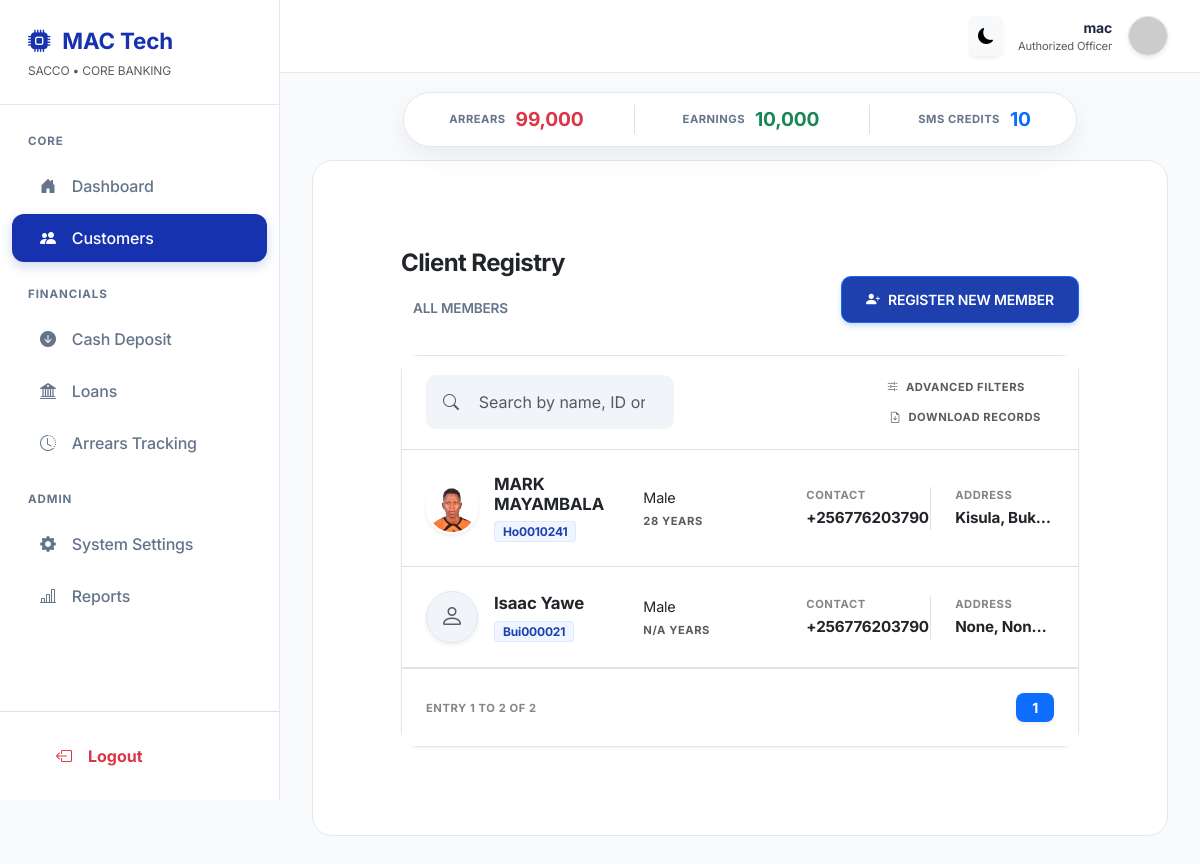
The app's page /members/customers/ (signed in) with its own data.
### members/models.py (models this page shows, shortened)
class Member(models.Model):
    GENDER_CHOICES = [
        ('Male', 'Male'),
        ('Female', 'Female'),
        ('Other', 'Other'),
    ]
    gender = models.CharField(
        max_length=10,
        choices=GENDER_CHOICES,
        default='Male'
    )
    member_number = models.CharField(max_length=20, unique=True)
    first_name = models.CharField(max_length=50)
    last_name = models.CharField(max_length=50)
    phone_number = models.CharField(max_length=15)
    email = models.EmailField(blank=True, null=True)
    dob = models.DateField(blank=True, null=True, verbose_name="Date of Birth")
    nin = models.CharField(
        max_length=20,
        blank=True,
        null=True,
        unique=True,
        verbose_name="National ID Number (NIN)"
    )
    card_number = models.CharField(
        max_length=30,
        blank=True,
        null=True,
        verbose_name="Membership Card Number"
    )
    alternative_phone = models.CharField(
        max_length=15,
        blank=True,
        null=True,
        verbose_name="Alternative Phone Number"
    )
    physical_address = models.TextField(
        blank=True,
        null=True,
        verbose_name="Physical Address / Residence"
    )
    village = models.CharField(max_length=100, blank=True, null=True)
    parish = models.CharField(max_length=100, blank=True, null=True)
    district = models.CharField(max_length=100, blank=True, null=True)
    photo = models.ImageField(upload_to='members/photos/', blank=True, null=True)
    id_front = models.ImageField(upload_to='members/ids/', blank=True, null=True)
    signature = models.ImageField(upload_to='members/signatures/', blank=True, null=True)
    date_joined = models.DateField(auto_now_add=True)
    class Meta:
        ordering = ['member_number']

### members/views.py (the view)
# urls.py: path('customers/', views.customer_list, name='customer_list'),
def customer_list(request):
    all_members = Member.objects.all().order_by('last_name')
    today = date.today()
    has_gender_field = 'gender' in [f.name for f in Member._meta.get_fields()]
    if has_gender_field:
        male_count = all_members.filter(gender='Male').count()
        female_count = all_members.filter(gender='Female').count()
    else:
        male_count = 0
        female_count = 0
    items_per_page = 5
    paginator = Paginator(all_members, items_per_page)
    page_number = request.GET.get('page')
    try:
        members_page = paginator.page(page_number)
    except PageNotAnInteger:
        members_page = paginator.page(1)
    except EmptyPage:
        members_page = paginator.page(paginator.num_pages)
    for member in members_page:
        if hasattr(member, 'dob') and member.dob:
            member.age = today.year - member.dob.year - (
                (today.month, today.day) < (member.dob.month, member.dob.day)
            )
        else:
            member.age = "N/A"
    context = {
        'members': members_page, # This is now a Page object
        'male_count': male_count,
        'female_count': female_count,
        'total_count': all_members.count(),
    }
    return render(request, 'members/customer_list.html', context)

### templates/members/customer_list.html (shortened to what this page needs)
{% extends 'base.html' %}
{% load humanize %}
{% block content %}
<div class="container-fluid py-5 px-lg-5">
    <div class="d-flex justify-content-between align-items-end mb-4">
        <div>
            <h4 class="fw-bold text-dark mb-1">Client Registry</h4>
            <ul class="nav nav-tabs border-0 custom-main-tabs">
                <li class="nav-item">
                     <a class="nav-link text-uppercase" href="#">All Members</a>
                </li>
            </ul>
        </div>
        <div class="pb-2">
            <a href="{% url 'register_member' %}" class="btn btn-primary d-flex align-items-center gap-2">
                <i class="bi bi-person-plus-fill"></i> REGISTER NEW MEMBER
            </a>
        </div>
    </div>
    <div class="card ms-registry-card">
        <div class="card-header bg-white border-bottom py-3 px-4">
            <div class="row align-items-center">
                <div class="col-md-5">
                    <div class="d-flex align-items-center search-container px-3 py-2">
                        <i class="bi bi-search text-muted me-2"></i>
                        <input type="text" id="memberSearch" class="form-control border-0 bg-transparent shadow-none" placeholder="Search by name, ID or phone...">
                    </div>
                </div>
                <div class="col-md-7 text-end d-none d-md-block">
                    <button class="btn btn-link text-muted text-decoration-none extra-small uppercase-tracking me-3">
                        <i class="bi bi-sliders2 me-1"></i> ADVANCED FILTERS
                    </button>
                    <button class="btn btn-link text-muted text-decoration-none extra-small uppercase-tracking">
                        <i class="bi bi-file-earmark-arrow-down me-1"></i> DOWNLOAD RECORDS
                    </button>
                </div>
            </div>
        </div>
        <div class="card-body p-0">
            <div class="list-group list-group-flush" id="memberList">
                {% for member in members %}
                <div class="list-group-item px-4 py-4 member-row border-bottom">
                    <div class="row align-items-center">
                        <div class="col-md-4">
                            <div class="d-flex align-items-center">
                                {% if member.photo %}
                                    <img src="{{ member.photo.url }}" class="rounded-circle me-3 border border-2 border-white shadow-sm" style="width: 52px; height: 52px; object-fit: cover;">
                                {% else %}
                                    <div class="rounded-circle avatar-placeholder d-flex align-items-center justify-content-center me-3 shadow-sm" style="width: 52px; height: 52px;">
                                        <i class="bi bi-person text-muted fs-4"></i>
                                    </div>
                                {% endif %}
                                <div>
                                    <a href="{% url 'member_profile' member.id %}" class="text-decoration-none">
                                        <h6 class="fw-bold mb-0 text-dark" style="font-size: 1.05rem;">{{ member.first_name }} {{ member.last_name }}</h6>
                                    </a>
                                    <div class="mt-1">
                                        <span class="id-badge fw-bold">{{ member.member_number }}</span>
                                    </div>
                                </div>
                            </div>
                        </div>
                        <div class="col-md-3">
                            <div class="d-flex flex-column">
                                <span class="text-dark fw-600 mb-1" style="font-size: 0.9rem;">{{ member.gender|default:"Male" }}</span>
                                <span class="text-muted extra-small uppercase-tracking">{{ member.age }} Years</span>
                            </div>
                        </div>
                        <div class="col-md-5">
                            <div class="row g-0">
                                <div class="col-6">
                                    <div class="extra-small text-muted mb-1 uppercase-tracking opacity-75">Contact</div>
                                    <div class="fw-bold text-dark" style="font-size: 0.95rem;">{{ member.phone_number }}</div>
                                </div>
                                <div class="col-6 border-start ps-4">
                                    <div class="extra-small text-muted mb-1 uppercase-tracking opacity-75">Address</div>
                                    <div class="fw-bold text-dark" style="font-size: 0.95rem; white-space: nowrap; overflow: hidden; text-overflow: ellipsis;">
                                        {{ member.village }}, {{ member.parish}}, {{ member.district}}
                                    </div>
                                </div>
                            </div>
                        </div>
                    </div>
                </div>
                {% empty %}
                <div class="text-center py-5">
                    <i class="bi bi-person-exclamation fs-1 text-muted opacity-25"></i>
                    <p class="text-muted mt-3 fw-medium">No registered members found.</p>
                </div>
                {% endfor %}
            </div>
        </div>
        <div class="card-footer bg-white py-4 px-4 border-top">
            <div class="d-flex justify-content-between align-items-center">
                <div class="text-muted uppercase-tracking extra-small opacity-75">
                    Entry {{ members.start_index }} to {{ members.end_index }} of {{ total_count }}
                </div>
                <nav>
                    <ul class="pagination pagination-sm mb-0 gap-2">
                        {% for i in members.paginator.page_range %}
                            {% if members.number == i %}
                                <li class="page-item active">
                                    <span class="page-link border-0 rounded-3 bg-primary fw-bold text-white px-3 shadow-sm">{{ i }}</span>
                                </li>
                            {% elif i > members.number|add:'-3' and i < members.number|add:'3' %}
                                <li class="page-item">
                                    <a class="page-link border-0 rounded-3 text-muted bg-transparent px-3" href="?page={{ i }}">{{ i }}</a>
                                </li>
                            {% endif %}
                        {% endfor %}
                    </ul>
                </nav>
            </div>
        </div>
    </div>
</div>
{% endblock %}

### templates/base.html (shortened to what this page needs)
{% load static %}
{% load humanize %}
<!DOCTYPE html>
<html lang="en" data-theme="light">
<head>
    <link href="https://cdn.jsdelivr.net/npm/bootstrap@5.3.3/dist/css/bootstrap.min.css" rel="stylesheet">
    <link rel="stylesheet" href="https://cdn.jsdelivr.net/npm/bootstrap-icons@1.11.3/font/bootstrap-icons.min.css">
</head>
<body>
    <aside id="sidebar">
        <div class="sidebar-header">
            <div class="logo">
                <i class="bi bi-cpu-fill"></i>
                <span>MAC Tech</span>
            </div>
            <small class="text-muted d-block mt-1" style="font-size: 0.75rem;">SACCO • CORE BANKING</small>
        </div>
        <div class="flex-grow-1 overflow-auto py-2">
            <div class="nav-section">Core</div>
            <a href="{% url 'dashboard' %}" class="nav-link {% if request.resolver_match.url_name == 'dashboard' %}active{% endif %}">
                <i class="bi bi-house-door-fill"></i> Dashboard
            </a>
            <a href="{% url 'customer_list' %}" class="nav-link {% if 'member' in request.path or 'customer' in request.path %}active{% endif %}">
                <i class="bi bi-people-fill"></i> Customers
            </a>
            <div class="nav-section">Financials</div>
            <a href="#" class="nav-link">
                <i class="bi bi-arrow-down-circle-fill"></i> Cash Deposit
            </a>
            <a href="{% url 'loan_list' %}" class="nav-link {% if 'loan' in request.path %}active{% endif %}">
                <i class="bi bi-bank2"></i> Loans
            </a>
            <a href="{% url 'arrears_report' %}" class="nav-link">
                <i class="bi bi-clock-history"></i> Arrears Tracking
            </a>
            <div class="nav-section">Admin</div>
            <a href="{% url 'admin:index' %}" class="nav-link">
                <i class="bi bi-gear-fill"></i> System Settings
            </a>
            <a href="{% url 'reports_dashboard' %}" class="nav-link">
                <i class="bi bi-bar-chart-line"></i> Reports
            </a>
        </div>
        <div class="mt-auto p-3 border-top">
            <form method="post" action="{% url 'account_logout' %}">
                <button type="submit" class="nav-link text-danger border-0 bg-transparent w-100 fw-bold">
                    <i class="bi bi-box-arrow-left"></i> Logout
                </button>
            </form>
        </div>
    </aside>
    <div id="main">
        <nav class="top-navbar d-flex justify-content-between align-items-center">
            <div class="ms-auto d-flex align-items-center gap-3">
                <button id="theme-toggle" class="btn btn-light border-0 shadow-sm p-2">
                    <i class="bi bi-moon-fill"></i>
                </button>
                <div class="text-end d-none d-md-block">
                    <div class="fw-bold small">{{ request.user.username }}</div>
                    <div class="text-muted" style="font-size: 0.7rem;">Authorized Officer</div>
                </div>
                <img src="https://ui-avatars.com/api/?name={{ request.user.username }}&background=1632af&color=fff" width="40" class="rounded-circle shadow-sm border">
            </div>
        </nav>
        <div class="stat-command-bar">
            <div class="glass-stats">
                <div class="stat-item">
                    <div class="stat-label">Arrears</div>
                    <div class="stat-val text-danger">{{ total_arrears|default:"0"|intcomma }}</div>
                </div>
                <div class="stat-item border-start ps-5">
                    <div class="stat-label">Earnings</div>
                    <div class="stat-val text-success">{{ total_profit|default:"0"|intcomma }}</div>
                </div>
                <div class="stat-item border-start ps-5">
                    <div class="stat-label">SMS Credits</div>
                    <div class="stat-val text-primary">{{ sms_credits|default:"1,240" }}</div>
                </div>
            </div>
        </div>
        <main class="app-content">
            <div class="content-card">
                {% block content %}{% endblock %}
            </div>
        </main>
    </div>
</body>
</html>

### records on screen
Member: photo (picture), first_name "MARK", last_name "MAYAMBALA", member_number "Ho0010241", gender "Male", age "28", phone_number "+256776203790", village "Kisula", parish "Buk…"
Member: first_name "Isaac", last_name "Yawe", member_number "Bui000021", gender "Male", age "N/A", phone_number "+256776203790", village "None", parish "Non…"

### other values on screen
{{ request.user.username }} "mac"
{{ total_arrears|default:"0"|intcomma }} "99,000"
{{ total_profit|default:"0"|intcomma }} "10,000"
{{ sms_credits|default:"1,240" }} "10"
{{ members.start_index }} "1"
{{ members.end_index }} "2"
{{ total_count }} "2"
{{ i }} "1"
